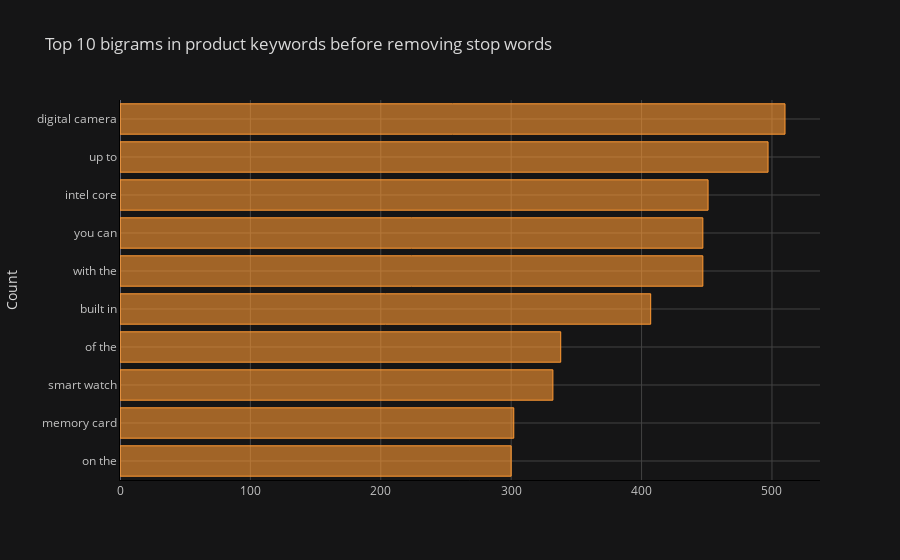

The notebook cell saved with this chart:
### Markdown cell above
Bigrams Frequency Distribution Before Removing Stop Word

### Code cell
common_words = get_top_n_words(df['keywords'], n=10, remove_stop_words=False, ngram_from=2, ngram_to=2)

df3 = pd.DataFrame(common_words, columns = ['keywords' , 'count'])

df3.groupby('keywords').sum()['count'].sort_values().iplot(
    kind='barh', yTitle='Count', linecolor='black', title='Top 10 bigrams in product keywords before removing stop words'
)

### Figure 1 — Plotly figure (JSON) as saved in the notebook; plotly's stock layout.template omitted (floating-point values rounded to 4 significant figures)
{"data": [{"marker": {"color": "rgba(255, 153, 51, 0.6)", "line": {"color": "rgba(255, 153, 51, 1.0)", "width": 1}}, "name": "count", "orientation": "h", "text": "", "type": "bar", "x": [300, 302, 332, 338, 407, 447, 447, 451, 497, 510], "y": ["on the", "memory card", "smart watch", "of the", "built in", "with the", "you can", "intel core", "up to", "digital camera"]}], "layout": {"legend": {"bgcolor": "#151516", "font": {"color": "#D9D9D9"}}, "paper_bgcolor": "#151516", "plot_bgcolor": "#151516", "title": {"font": {"color": "#D9D9D9"}, "text": "Top 10 bigrams in product keywords before removing stop words"}, "xaxis": {"gridcolor": "#434343", "linecolor": "black", "showgrid": true, "tickfont": {"color": "#C2C2C2"}, "title": {"font": {"color": "#D9D9D9"}, "text": ""}, "zerolinecolor": "#666570"}, "yaxis": {"gridcolor": "#434343", "linecolor": "black", "showgrid": true, "tickfont": {"color": "#C2C2C2"}, "title": {"font": {"color": "#D9D9D9"}, "text": "Count"}, "zerolinecolor": "#666570"}}}
